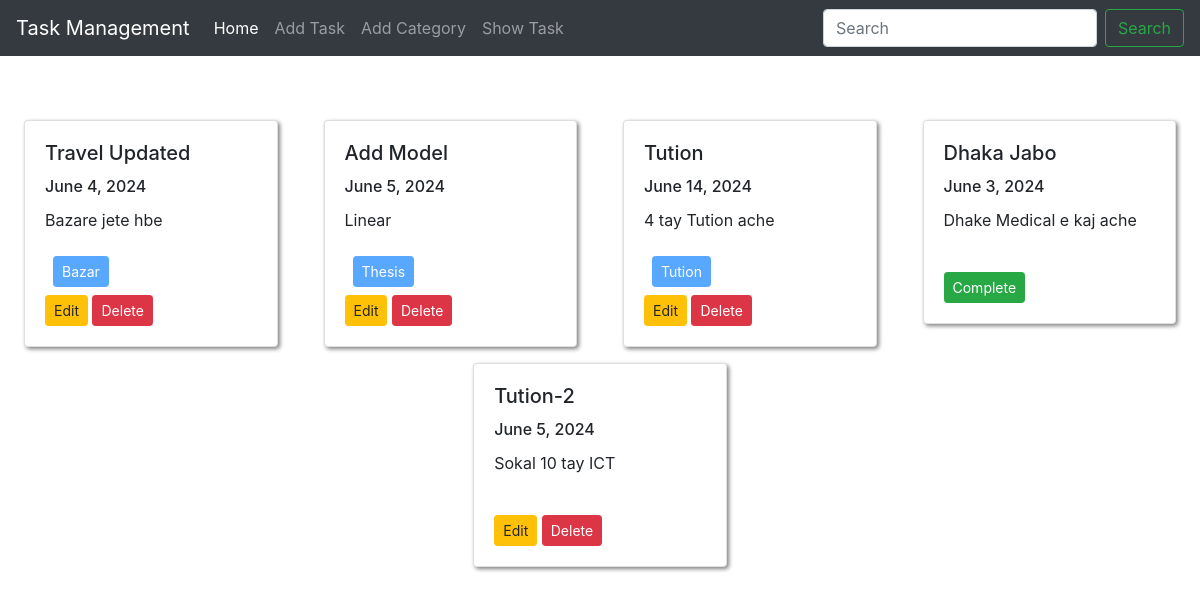
Page /showTask/ on the committed database.
### task/models.py (models this page shows, shortened)
class Task(models.Model):
    title = models.CharField(max_length=100)
    description = models.TextField()
    is_completed = models.BooleanField(default=False)
    assignDate = models.DateField()

### category/models.py (models this page shows, shortened)
class Category(models.Model):
    name = models.CharField(max_length=50)
    task = models.ManyToManyField(Task)

### TaskManagemnetSystem/views.py (the view)
# urls.py: path('showTask/', showTask, name="showTask"),
def showTask(request):
   data = Task.objects.all()
   return render(request, 'showTask.html', {'data': data})

### templates/showTask.html
{% extends 'base.html' %}
{% block content %}
<div class="row d-flex flex-wrap justify-content-center px-3 pt-5">
    {% for item in data %}
    <div class="col-sm-3">
        <div class="card mx-2 mt-3" style="box-shadow: 2px 2px 4px gray;">
            <div class="card-body">
                <h5 class="card-title">{{ item.title }} </h5>
                <h6 class="card-title">{{ item.assignDate }} </h6>
                <p class="card-text">{{ item.description }}</p>
                {% for cat in item.category_set.all %}
                <button class="btn btn-primary m-2 btn-sm " disabled>{{cat.name}}
                </button>
                {% endfor %}
                <br>
                {% if item.is_completed == False %}
                <a href="{% url 'editTask' item.id %}" class="btn btn-warning btn-sm">Edit</a>
                <a href="{% url 'deleteTask' item.id %}" class="btn btn-danger btn-sm">Delete</a>
                {% else %}
                <button class="btn btn-success btn-sm">Complete</button>
                {% endif %}
            </div>
        </div>
    </div>
    {% endfor %}
</div>
{% endblock %}

### templates/base.html (shortened to what this page needs)
<!doctype html>
<html lang="en">
  <head>
    <link rel="stylesheet" href="https://cdn.jsdelivr.net/npm/bootstrap@4.0.0/dist/css/bootstrap.min.css">
  </head>
  <body>
    <nav class="navbar navbar-expand-lg navbar-dark bg-dark">
        <a class="navbar-brand" href="#">Task Management</a>
        <div class="collapse navbar-collapse" id="navbarSupportedContent">
          <ul class="navbar-nav mr-auto">
            <li class="nav-item active">
              <a class="nav-link" href="{% url 'home' %}">Home <span class="sr-only">(current)</span></a>
            </li>
            <li class="nav-item">
              <a class="nav-link" href="{% url 'addTask' %}">Add Task</a>
            </li>
            <li class="nav-item">
              <a class="nav-link" href="{% url 'addCategory' %}">Add Category</a>
            </li>
            <li class="nav-item">
              <a class="nav-link" href="{% url 'showTask' %}">Show Task</a>
            </li>
          </ul>
          <form class="form-inline my-2 my-lg-0">
            <input class="form-control mr-sm-2" type="search" placeholder="Search" aria-label="Search">
            <button class="btn btn-outline-success my-2 my-sm-0" type="submit">Search</button>
          </form>
        </div>
    </nav>
     {% block content %}
     {% endblock %}
  </body>
</html>

### rows in the picture
Task: title "Travel Updated", assignDate "June 4, 2024", description "Bazare jete hbe", is_completed "Edit"
Category: name "Bazar"
Task: title "Add Model", assignDate "June 5, 2024", description "Linear", is_completed "Edit"
Category: name "Thesis"
Task: title "Tution", assignDate "June 14, 2024", description "4 tay Tution ache", is_completed "Edit"
Category: name "Tution"
Task: title "Dhaka Jabo", assignDate "June 3, 2024", description "Dhake Medical e kaj ache", is_completed "Complete"
Task: title "Tution-2", assignDate "June 5, 2024", description "Sokal 10 tay ICT", is_completed "Edit"
